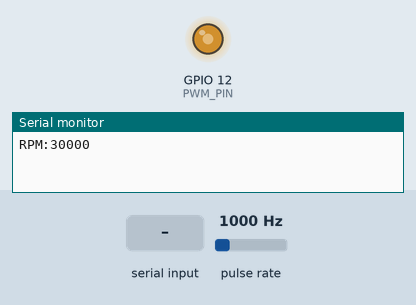
A sketch run on a simulated ESP8266 (NodeMCU). Parts: output pins drawn as LEDs (lit = HIGH), the last lines printed to the serial monitor. Wiring (inferred from the names in the program): pulse sensor: data GPIO 14. Inputs (shaded band) come from the test bench; at power-on: pulse rate 1000 Hz.

Above: at 1.2 s.
1.3 s: "FAN:\n" received over Serial
At 1.6 s:
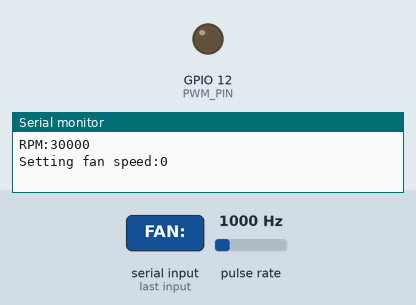
2.8 s: "FAN:90\n" received over Serial
At 4.0 s:
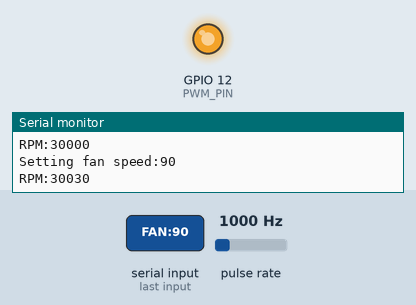
4.3 s: "FAN:,45\n" received over Serial
At 5.1 s:
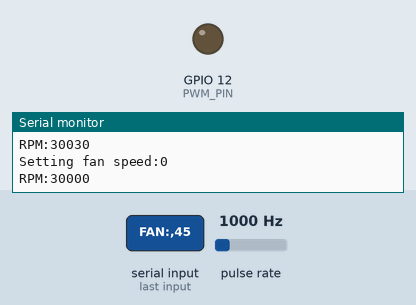
Timing chart, 0 to 7.3 s (numbered marks = the images above; inputs shaded):
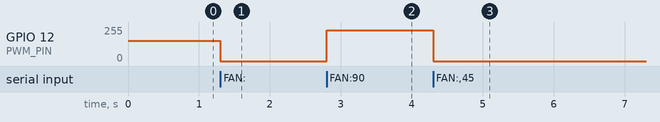

The sketch:

fan_controller.ino
```cpp
#include <Arduino.h>

#define PWM_PIN 12      // D6
#define TACH_PIN 14     // D5

volatile uint32_t pulseCount = 0;
unsigned long lastRPMReport = 0;
int fanSpeed = 60; // 0–100
int lastRpm = 0;

void IRAM_ATTR countPulse() {
  pulseCount++;
}

void setup() {
  Serial.begin(115200);
  pinMode(PWM_PIN, OUTPUT);
  pinMode(TACH_PIN, INPUT_PULLUP);
  attachInterrupt(digitalPinToInterrupt(TACH_PIN), countPulse, FALLING);
  analogWriteFreq(25000); // 25kHz PWM
  analogWriteRange(100);  // 0–100 for duty cycle
  analogWrite(PWM_PIN, fanSpeed);
}

void loop() {
  // Handle serial input
  if (Serial.available()) {
    String cmd = Serial.readStringUntil('\n');
    if (cmd.startsWith("FAN:")) {
      int val = cmd.substring(4).toInt();
      fanSpeed = constrain(val, 0, 100);
      analogWrite(PWM_PIN, fanSpeed);
      Serial.print("Setting fan speed:");
      Serial.println(fanSpeed);
    }
  }

  // Report RPM every second
  if (millis() - lastRPMReport >= 1000) {
    noInterrupts();
    uint32_t count = pulseCount;
    pulseCount = 0;
    interrupts();
    // 2 pulses per revolution
    uint32_t rpm = (count * 60) / 2;
    Serial.print("RPM:");
    Serial.println(rpm);
    lastRPMReport = millis();
  }
}
```

Measured:
- after the input at 1.3 s, GPIO 12 (PWM_PIN): 153/255 → 0/255 at once
- after the input at 2.8 s, GPIO 12 (PWM_PIN): 0/255 → 229/255 at once
- after the input at 4.3 s, GPIO 12 (PWM_PIN): 229/255 → 0/255 at once
